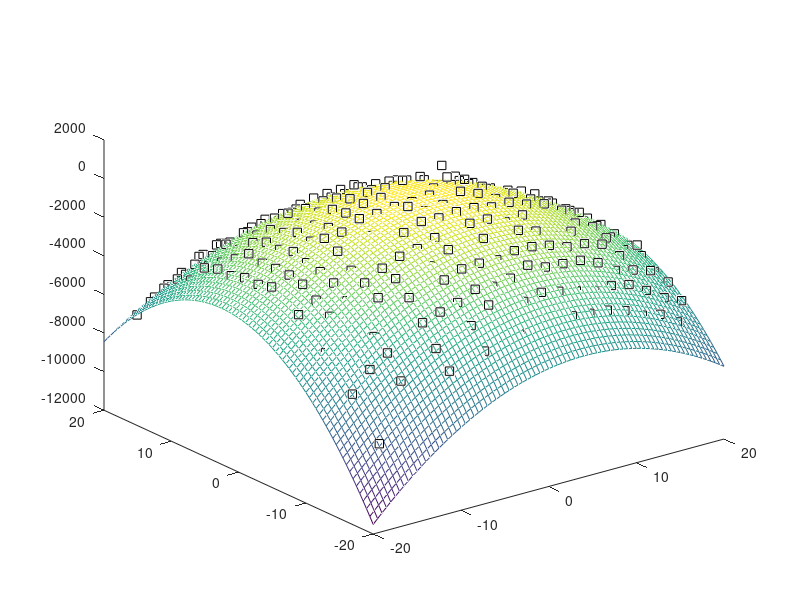

Source code (MATLAB):
S = dlmread('wbsa0230c.dat');

plot3(S(:,1),S(:,2),S(:,3),'ks');
hold;

t = S(:,3);
R = [S(:,1).^2 S(:,1).*S(:,2) S(:,2).^2 S(:,1) S(:,2) ones(size(S,1),1)];

a = (R'*R)\R' * t;
a

[x,y] = meshgrid(-20:.5:20,-20:.5:20);

mesh(x,y,a(1).*x.^2 + a(2).*x.*y + a(3).*y.^2 + a(4).*x + a(5).*y + a(6));